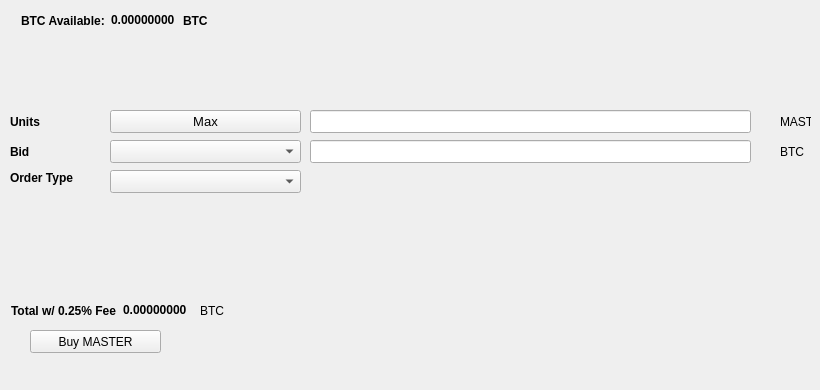
   <widget class="QWidget" name="BuyTab">
    <attribute name="title">
     <string>Buy</string>
    </attribute>
    <widget class="QPushButton" name="BuyMASTER">
     <property name="geometry">
      <rect>
       <x>30</x>
       <y>330</y>
       <width>131</width>
       <height>23</height>
      </rect>
     </property>
     <property name="text">
      <string>Buy MASTER</string>
     </property>
     <property name="icon">
      <iconset resource="../masterstake.qrc">
       <normaloff>:/icons/bitcoin</normaloff>:/icons/bitcoin</iconset>
     </property>
    </widget>
    <widget class="QLabel" name="label_3">
     <property name="geometry">
      <rect>
       <x>10</x>
       <y>110</y>
       <width>46</width>
       <height>23</height>
      </rect>
     </property>
     <property name="font">
      <font>
       <weight>75</weight>
       <bold>true</bold>
      </font>
     </property>
     <property name="text">
      <string>Units</string>
     </property>
    </widget>
    <widget class="QLineEdit" name="UnitsInput">
     <property name="geometry">
      <rect>
       <x>310</x>
       <y>110</y>
       <width>441</width>
       <height>23</height>
      </rect>
     </property>
     <property name="font">
      <font>
       <pointsize>9</pointsize>
       <weight>75</weight>
       <bold>true</bold>
      </font>
     </property>
    </widget>
    <widget class="QLineEdit" name="BuyBidPriceEdit">
     <property name="geometry">
      <rect>
       <x>310</x>
       <y>140</y>
       <width>441</width>
       <height>23</height>
      </rect>
     </property>
     <property name="font">
      <font>
       <pointsize>9</pointsize>
       <weight>75</weight>
       <bold>true</bold>
      </font>
     </property>
    </widget>
    <widget class="QLabel" name="label_4">
     <property name="geometry">
      <rect>
       <x>780</x>
       <y>110</y>
       <width>31</width>
       <height>23</height>
      </rect>
     </property>
     <property name="text">
      <string>MASTER</string>
     </property>
    </widget>
    <widget class="QLabel" name="label_5">
     <property name="geometry">
      <rect>
       <x>780</x>
       <y>140</y>
       <width>31</width>
       <height>23</height>
      </rect>
     </property>
     <property name="text">
      <string>BTC</string>
     </property>
    </widget>
    <widget class="QLabel" name="label_6">
     <property name="geometry">
      <rect>
       <x>10</x>
       <y>140</y>
       <width>46</width>
       <height>23</height>
      </rect>
     </property>
     <property name="font">
      <font>
       <weight>75</weight>
       <bold>true</bold>
      </font>
     </property>
     <property name="text">
      <string>Bid</string>
     </property>
    </widget>
    <widget class="QLabel" name="label_7">
     <property name="geometry">
      <rect>
       <x>10</x>
       <y>170</y>
       <width>91</width>
       <height>16</height>
      </rect>
     </property>
     <property name="font">
      <font>
       <weight>75</weight>
       <bold>true</bold>
      </font>
     </property>
     <property name="text">
      <string>Order Type</string>
     </property>
    </widget>
    <widget class="QPushButton" name="Buy_Max_Amount">
     <property name="geometry">
      <rect>
       <x>110</x>
       <y>110</y>
       <width>191</width>
       <height>23</height>
      </rect>
     </property>
     <property name="font">
      <font>
       <pointsize>10</pointsize>
      </font>
     </property>
     <property name="text">
      <string>Max</string>
     </property>
    </widget>
    <widget class="QComboBox" name="BuyBidcomboBox">
     <property name="geometry">
      <rect>
       <x>110</x>
       <y>140</y>
       <width>191</width>
       <height>23</height>
      </rect>
     </property>
     <property name="font">
      <font>
       <pointsize>10</pointsize>
      </font>
     </property>
    </widget>
    <widget class="QComboBox" name="buyOrdertypeCombo">
     <property name="geometry">
      <rect>
       <x>110</x>
       <y>170</y>
       <width>191</width>
       <height>23</height>
      </rect>
     </property>
     <property name="font">
      <font>
       <pointsize>10</pointsize>
      </font>
     </property>
    </widget>
    <widget class="QWidget" name="layoutWidget1">
     <property name="geometry">
      <rect>
       <x>21</x>
       <y>11</y>
       <width>227</width>
       <height>19</height>
      </rect>
     </property>
     <layout class="QHBoxLayout" name="horizontalLayout_3">
      <item>
       <widget class="QLabel" name="label232">
        <property name="font">
         <font>
          <weight>75</weight>
          <bold>true</bold>
         </font>
        </property>
        <property name="text">
         <string>BTC Available:</string>
        </property>
       </widget>
      </item>
      <item>
       <widget class="QLabel" name="BtcAvailableLbl">
        <property name="palette">
         <palette>
          <active>
           <colorrole role="WindowText">
            <brush brushstyle="SolidPattern">
             <color alpha="255">
              <red>0</red>
              <green>0</green>
              <blue>0</blue>
             </color>
            </brush>
           </colorrole>
           <colorrole role="Button">
            <brush brushstyle="SolidPattern">
             <color alpha="255">
              <red>0</red>
              <green>170</green>
              <blue>0</blue>
             </color>
            </brush>
           </colorrole>
           <colorrole role="Light">
            <brush brushstyle="SolidPattern">
             <color alpha="255">
              <red>0</red>
              <green>255</green>
              <blue>0</blue>
             </color>
            </brush>
           </colorrole>
           <colorrole role="Midlight">
            <brush brushstyle="SolidPattern">
             <color alpha="255">
              <red>0</red>
              <green>212</green>
              <blue>0</blue>
             </color>
            </brush>
           </colorrole>
           <colorrole role="Dark">
            <brush brushstyle="SolidPattern">
             <color alpha="255">
              <red>0</red>
              <green>85</green>
              <blue>0</blue>
             </color>
            </brush>
           </colorrole>
           <colorrole role="Mid">
            <brush brushstyle="SolidPattern">
             <color alpha="255">
              <red>0</red>
              <green>113</green>
              <blue>0</blue>
             </color>
            </brush>
           </colorrole>
           <colorrole role="Text">
            <brush brushstyle="SolidPattern">
             <color alpha="255">
              <red>0</red>
              <green>170</green>
              <blue>0</blue>
             </color>
            </brush>
           </colorrole>
           <colorrole role="BrightText">
            <brush brushstyle="SolidPattern">
             <color alpha="255">
              <red>255</red>
              <green>255</green>
              <blue>255</blue>
             </color>
            </brush>
           </colorrole>
           <colorrole role="ButtonText">
            <brush brushstyle="SolidPattern">
             <color alpha="255">
              <red>0</red>
              <green>0</green>
              <blue>0</blue>
             </color>
            </brush>
           </colorrole>
           <colorrole role="Base">
            <brush brushstyle="SolidPattern">
             <color alpha="255">
              <red>255</red>
              <green>255</green>
              <blue>255</blue>
             </color>
            </brush>
           </colorrole>
           <colorrole role="Window">
            <brush brushstyle="SolidPattern">
             <color alpha="255">
              <red>0</red>
              <green>170</green>
              <blue>0</blue>
             </color>
            </brush>
           </colorrole>
           <colorrole role="Shadow">
            <brush brushstyle="SolidPattern">
             <color alpha="255">
              <red>0</red>
              <green>0</green>
              <blue>0</blue>
             </color>
            </brush>
           </colorrole>
           <colorrole role="AlternateBase">
            <brush brushstyle="SolidPattern">
             <color alpha="255">
              <red>127</red>
              <green>212</green>
              <blue>127</blue>
             </color>
            </brush>
           </colorrole>
           <colorrole role="ToolTipBase">
            <brush brushstyle="SolidPattern">
             <color alpha="255">
              <red>255</red>
              <green>255</green>
              <blue>220</blue>
             </color>
            </brush>
           </colorrole>
           <colorrole role="ToolTipText">
            <brush brushstyle="SolidPattern">
             <color alpha="255">
              <red>0</red>
              <green>0</green>
              <blue>0</blue>
             </color>
            </brush>
           </colorrole>
          </active>
          <inactive>
           <colorrole role="WindowText">
            <brush brushstyle="SolidPattern">
             <color alpha="255">
              <red>0</red>
              <green>0</green>
              <blue>0</blue>
             </color>
            </brush>
           </colorrole>
           <colorrole role="Button">
            <brush brushstyle="SolidPattern">
             <color alpha="255">
              <red>0</red>
              <green>170</green>
              <blue>0</blue>
             </color>
            </brush>
           </colorrole>
           <colorrole role="Light">
            <brush brushstyle="SolidPattern">
             <color alpha="255">
              <red>0</red>
              <green>255</green>
              <blue>0</blue>
             </color>
            </brush>
           </colorrole>
           <colorrole role="Midlight">
            <brush brushstyle="SolidPattern">
             <color alpha="255">
              <red>0</red>
              <green>212</green>
              <blue>0</blue>
             </color>
            </brush>
           </colorrole>
           <colorrole role="Dark">
            <brush brushstyle="SolidPattern">
             <color alpha="255">
              <red>0</red>
              <green>85</green>
              <blue>0</blue>
             </color>
            </brush>
           </colorrole>
           <colorrole role="Mid">
            <brush brushstyle="SolidPattern">
             <color alpha="255">
              <red>0</red>
              <green>113</green>
              <blue>0</blue>
             </color>
            </brush>
           </colorrole>
           <colorrole role="Text">
            <brush brushstyle="SolidPattern">
             <color alpha="255">
              <red>0</red>
              <green>170</green>
              <blue>0</blue>
             </color>
            </brush>
           </colorrole>
           <colorrole role="BrightText">
            <brush brushstyle="SolidPattern">
             <color alpha="255">
              <red>255</red>
              <green>255</green>
              <blue>255</blue>
             </color>
            </brush>
           </colorrole>
           <colorrole role="ButtonText">
            <brush brushstyle="SolidPattern">
             <color alpha="255">
              <red>0</red>
              <green>0</green>
              <blue>0</blue>
             </color>
            </brush>
           </colorrole>
           <colorrole role="Base">
            <brush brushstyle="SolidPattern">
             <color alpha="255">
              <red>255</red>
              <green>255</green>
              <blue>255</blue>
             </color>
            </brush>
           </colorrole>
           <colorrole role="Window">
            <brush brushstyle="SolidPattern">
             <color alpha="255">
              <red>0</red>
              <green>170</green>
              <blue>0</blue>
             </color>
            </brush>
           </colorrole>
           <colorrole role="Shadow">
            <brush brushstyle="SolidPattern">
             <color alpha="255">
              <red>0</red>
              <green>0</green>
              <blue>0</blue>
             </color>
            </brush>
           </colorrole>
           <colorrole role="AlternateBase">
            <brush brushstyle="SolidPattern">
             <color alpha="255">
              <red>127</red>
              <green>212</green>
              <blue>127</blue>
             </color>
            </brush>
           </colorrole>
           <colorrole role="ToolTipBase">
            <brush brushstyle="SolidPattern">
             <color alpha="255">
              <red>255</red>
              <green>255</green>
              <blue>220</blue>
             </color>
            </brush>
           </colorrole>
           <colorrole role="ToolTipText">
            <brush brushstyle="SolidPattern">
             <color alpha="255">
              <red>0</red>
              <green>0</green>
              <blue>0</blue>
             </color>
            </brush>
           </colorrole>
          </inactive>
          <disabled>
           <colorrole role="WindowText">
            <brush brushstyle="SolidPattern">
             <color alpha="255">
              <red>0</red>
              <green>85</green>
              <blue>0</blue>
             </color>
            </brush>
           </colorrole>
           <colorrole role="Button">
            <brush brushstyle="SolidPattern">
             <color alpha="255">
              <red>0</red>
              <green>170</green>
              <blue>0</blue>
             </color>
            </brush>
           </colorrole>
           <colorrole role="Light">
            <brush brushstyle="SolidPattern">
             <color alpha="255">
              <red>0</red>
              <green>255</green>
              <blue>0</blue>
             </color>
            </brush>
           </colorrole>
           <colorrole role="Midlight">
            <brush brushstyle="SolidPattern">
             <color alpha="255">
              <red>0</red>
              <green>212</green>
              <blue>0</blue>
             </color>
            </brush>
           </colorrole>
           <colorrole role="Dark">
            <brush brushstyle="SolidPattern">
             <color alpha="255">
              <red>0</red>
              <green>85</green>
              <blue>0</blue>
             </color>
            </brush>
           </colorrole>
           <colorrole role="Mid">
            <brush brushstyle="SolidPattern">
             <color alpha="255">
              <red>0</red>
              <green>113</green>
              <blue>0</blue>
             </color>
            </brush>
           </colorrole>
           <colorrole role="Text">
            <brush brushstyle="SolidPattern">
             <color alpha="255">
              <red>0</red>
              <green>85</green>
              <blue>0</blue>
             </color>
            </brush>
           </colorrole>
           <colorrole role="BrightText">
            <brush brushstyle="SolidPattern">
             <color alpha="255">
              <red>255</red>
              <green>255</green>
              <blue>255</blue>
             </color>
            </brush>
           </colorrole>
           <colorrole role="ButtonText">
            <brush brushstyle="SolidPattern">
             <color alpha="255">
              <red>0</red>
              <green>85</green>
              <blue>0</blue>
             </color>
            </brush>
           </colorrole>
           <colorrole role="Base">
            <brush brushstyle="SolidPattern">
             <color alpha="255">
              <red>0</red>
              <green>170</green>
              <blue>0</blue>
             </color>
            </brush>
           </colorrole>
           <colorrole role="Window">
            <brush brushstyle="SolidPattern">
             <color alpha="255">
              <red>0</red>
              <green>170</green>
              <blue>0</blue>
             </color>
            </brush>
           </colorrole>
           <colorrole role="Shadow">
            <brush brushstyle="SolidPattern">
             <color alpha="255">
              <red>0</red>
              <green>0</green>
              <blue>0</blue>
             </color>
            </brush>
           </colorrole>
           <colorrole role="AlternateBase">
            <brush brushstyle="SolidPattern">
             <color alpha="255">
              <red>0</red>
              <green>170</green>
              <blue>0</blue>
             </color>
            </brush>
           </colorrole>
           <colorrole role="ToolTipBase">
            <brush brushstyle="SolidPattern">
             <color alpha="255">
              <red>255</red>
              <green>255</green>
              <blue>220</blue>
             </color>
            </brush>
           </colorrole>
           <colorrole role="ToolTipText">
            <brush brushstyle="SolidPattern">
             <color alpha="255">
              <red>0</red>
              <green>0</green>
              <blue>0</blue>
             </color>
            </brush>
           </colorrole>
          </disabled>
         </palette>
        </property>
        <property name="font">
         <font>
          <weight>75</weight>
          <bold>true</bold>
         </font>
        </property>
        <property name="text">
         <string>0.00000000</string>
        </property>
        <property name="textInteractionFlags">
         <set>Qt::LinksAccessibleByMouse|Qt::TextSelectableByKeyboard|Qt::TextSelectableByMouse</set>
        </property>
       </widget>
      </item>
      <item>
       <widget class="QLabel" name="BtcAvailableLbl_2">
        <property name="font">
         <font>
          <weight>75</weight>
          <bold>true</bold>
         </font>
        </property>
        <property name="text">
         <string>BTC</string>
        </property>
       </widget>
      </item>
     </layout>
    </widget>
    <widget class="QWidget" name="layoutWidge2">
     <property name="geometry">
      <rect>
       <x>11</x>
       <y>301</y>
       <width>259</width>
       <height>19</height>
      </rect>
     </property>
     <layout class="QHBoxLayout" name="horizontalLayout_4">
      <item>
       <widget class="QLabel" name="label_9">
        <property name="font">
         <font>
          <weight>75</weight>
          <bold>true</bold>
         </font>
        </property>
        <property name="text">
         <string>Total w/ 0.25% Fee</string>
        </property>
       </widget>
      </item>
      <item>
       <widget class="QLabel" name="BuyCostLabel">
        <property name="palette">
         <palette>
          <active>
           <colorrole role="WindowText">
            <brush brushstyle="SolidPattern">
             <color alpha="255">
              <red>0</red>
              <green>0</green>
              <blue>0</blue>
             </color>
            </brush>
           </colorrole>
           <colorrole role="Button">
            <brush brushstyle="SolidPattern">
             <color alpha="255">
              <red>0</red>
              <green>170</green>
              <blue>0</blue>
             </color>
            </brush>
           </colorrole>
           <colorrole role="Light">
            <brush brushstyle="SolidPattern">
             <color alpha="255">
              <red>0</red>
              <green>255</green>
              <blue>0</blue>
             </color>
            </brush>
           </colorrole>
           <colorrole role="Midlight">
            <brush brushstyle="SolidPattern">
             <color alpha="255">
              <red>0</red>
              <green>212</green>
              <blue>0</blue>
             </color>
            </brush>
           </colorrole>
           <colorrole role="Dark">
            <brush brushstyle="SolidPattern">
             <color alpha="255">
              <red>0</red>
              <green>85</green>
              <blue>0</blue>
             </color>
            </brush>
           </colorrole>
           <colorrole role="Mid">
            <brush brushstyle="SolidPattern">
             <color alpha="255">
              <red>0</red>
              <green>113</green>
              <blue>0</blue>
             </color>
            </brush>
           </colorrole>
           <colorrole role="Text">
            <brush brushstyle="SolidPattern">
             <color alpha="255">
              <red>0</red>
              <green>170</green>
              <blue>0</blue>
             </color>
            </brush>
           </colorrole>
           <colorrole role="BrightText">
            <brush brushstyle="SolidPattern">
             <color alpha="255">
              <red>255</red>
              <green>255</green>
              <blue>255</blue>
             </color>
            </brush>
           </colorrole>
           <colorrole role="ButtonText">
            <brush brushstyle="SolidPattern">
             <color alpha="255">
              <red>0</red>
              <green>0</green>
              <blue>0</blue>
             </color>
            </brush>
           </colorrole>
           <colorrole role="Base">
            <brush brushstyle="SolidPattern">
             <color alpha="255">
              <red>255</red>
              <green>255</green>
              <blue>255</blue>
             </color>
            </brush>
           </colorrole>
           <colorrole role="Window">
            <brush brushstyle="SolidPattern">
             <color alpha="255">
              <red>0</red>
              <green>170</green>
              <blue>0</blue>
             </color>
            </brush>
           </colorrole>
           <colorrole role="Shadow">
            <brush brushstyle="SolidPattern">
             <color alpha="255">
              <red>0</red>
              <green>0</green>
              <blue>0</blue>
             </color>
            </brush>
           </colorrole>
           <colorrole role="AlternateBase">
            <brush brushstyle="SolidPattern">
             <color alpha="255">
              <red>127</red>
              <green>212</green>
              <blue>127</blue>
             </color>
            </brush>
           </colorrole>
           <colorrole role="ToolTipBase">
            <brush brushstyle="SolidPattern">
             <color alpha="255">
              <red>255</red>
              <green>255</green>
              <blue>220</blue>
             </color>
            </brush>
           </colorrole>
           <colorrole role="ToolTipText">
            <brush brushstyle="SolidPattern">
             <color alpha="255">
              <red>0</red>
              <green>0</green>
              <blue>0</blue>
             </color>
            </brush>
           </colorrole>
          </active>
          <inactive>
           <colorrole role="WindowText">
            <brush brushstyle="SolidPattern">
             <color alpha="255">
              <red>0</red>
              <green>0</green>
              <blue>0</blue>
             </color>
            </brush>
           </colorrole>
           <colorrole role="Button">
            <brush brushstyle="SolidPattern">
             <color alpha="255">
              <red>0</red>
              <green>170</green>
              <blue>0</blue>
             </color>
            </brush>
           </colorrole>
           <colorrole role="Light">
            <brush brushstyle="SolidPattern">
             <color alpha="255">
              <red>0</red>
              <green>255</green>
              <blue>0</blue>
             </color>
            </brush>
           </colorrole>
           <colorrole role="Midlight">
            <brush brushstyle="SolidPattern">
             <color alpha="255">
              <red>0</red>
              <green>212</green>
              <blue>0</blue>
             </color>
            </brush>
           </colorrole>
           <colorrole role="Dark">
            <brush brushstyle="SolidPattern">
             <color alpha="255">
              <red>0</red>
              <green>85</green>
              <blue>0</blue>
             </color>
            </brush>
           </colorrole>
           <colorrole role="Mid">
            <brush brushstyle="SolidPattern">
             <color alpha="255">
              <red>0</red>
              <green>113</green>
              <blue>0</blue>
             </color>
            </brush>
           </colorrole>
           <colorrole role="Text">
            <brush brushstyle="SolidPattern">
             <color alpha="255">
              <red>0</red>
              <green>170</green>
              <blue>0</blue>
             </color>
            </brush>
           </colorrole>
           <colorrole role="BrightText">
            <brush brushstyle="SolidPattern">
             <color alpha="255">
              <red>255</red>
              <green>255</green>
              <blue>255</blue>
             </color>
            </brush>
           </colorrole>
           <colorrole role="ButtonText">
            <brush brushstyle="SolidPattern">
             <color alpha="255">
              <red>0</red>
              <green>0</green>
              <blue>0</blue>
             </color>
            </brush>
           </colorrole>
           <colorrole role="Base">
            <brush brushstyle="SolidPattern">
             <color alpha="255">
              <red>255</red>
              <green>255</green>
              <blue>255</blue>
             </color>
            </brush>
           </colorrole>
           <colorrole role="Window">
            <brush brushstyle="SolidPattern">
             <color alpha="255">
              <red>0</red>
              <green>170</green>
              <blue>0</blue>
             </color>
            </brush>
           </colorrole>
           <colorrole role="Shadow">
            <brush brushstyle="SolidPattern">
             <color alpha="255">
              <red>0</red>
              <green>0</green>
              <blue>0</blue>
             </color>
            </brush>
           </colorrole>
           <colorrole role="AlternateBase">
            <brush brushstyle="SolidPattern">
             <color alpha="255">
              <red>127</red>
              <green>212</green>
              <blue>127</blue>
             </color>
            </brush>
           </colorrole>
           <colorrole role="ToolTipBase">
            <brush brushstyle="SolidPattern">
             <color alpha="255">
              <red>255</red>
              <green>255</green>
              <blue>220</blue>
             </color>
            </brush>
           </colorrole>
           <colorrole role="ToolTipText">
            <brush brushstyle="SolidPattern">
             <color alpha="255">
              <red>0</red>
              <green>0</green>
              <blue>0</blue>
             </color>
            </brush>
           </colorrole>
          </inactive>
          <disabled>
           <colorrole role="WindowText">
            <brush brushstyle="SolidPattern">
             <color alpha="255">
              <red>0</red>
              <green>85</green>
              <blue>0</blue>
             </color>
            </brush>
           </colorrole>
           <colorrole role="Button">
            <brush brushstyle="SolidPattern">
             <color alpha="255">
              <red>0</red>
              <green>170</green>
              <blue>0</blue>
             </color>
            </brush>
           </colorrole>
           <colorrole role="Light">
            <brush brushstyle="SolidPattern">
             <color alpha="255">
              <red>0</red>
              <green>255</green>
              <blue>0</blue>
             </color>
            </brush>
           </colorrole>
           <colorrole role="Midlight">
            <brush brushstyle="SolidPattern">
             <color alpha="255">
              <red>0</red>
              <green>212</green>
              <blue>0</blue>
             </color>
            </brush>
           </colorrole>
           <colorrole role="Dark">
            <brush brushstyle="SolidPattern">
             <color alpha="255">
              <red>0</red>
              <green>85</green>
              <blue>0</blue>
             </color>
            </brush>
           </colorrole>
           <colorrole role="Mid">
            <brush brushstyle="SolidPattern">
             <color alpha="255">
              <red>0</red>
              <green>113</green>
              <blue>0</blue>
             </color>
            </brush>
           </colorrole>
           <colorrole role="Text">
            <brush brushstyle="SolidPattern">
             <color alpha="255">
              <red>0</red>
              <green>85</green>
              <blue>0</blue>
             </color>
            </brush>
           </colorrole>
           <colorrole role="BrightText">
            <brush brushstyle="SolidPattern">
             <color alpha="255">
              <red>255</red>
              <green>255</green>
              <blue>255</blue>
             </color>
            </brush>
           </colorrole>
           <colorrole role="ButtonText">
            <brush brushstyle="SolidPattern">
             <color alpha="255">
              <red>0</red>
              <green>85</green>
              <blue>0</blue>
             </color>
            </brush>
           </colorrole>
           <colorrole role="Base">
            <brush brushstyle="SolidPattern">
             <color alpha="255">
              <red>0</red>
              <green>170</green>
              <blue>0</blue>
             </color>
            </brush>
           </colorrole>
           <colorrole role="Window">
            <brush brushstyle="SolidPattern">
             <color alpha="255">
              <red>0</red>
              <green>170</green>
              <blue>0</blue>
             </color>
            </brush>
           </colorrole>
           <colorrole role="Shadow">
            <brush brushstyle="SolidPattern">
             <color alpha="255">
              <red>0</red>
              <green>0</green>
              <blue>0</blue>
             </color>
            </brush>
           </colorrole>
           <colorrole role="AlternateBase">
            <brush brushstyle="SolidPattern">
             <color alpha="255">
              <red>0</red>
              <green>170</green>
              <blue>0</blue>
             </color>
            </brush>
           </colorrole>
           <colorrole role="ToolTipBase">
            <brush brushstyle="SolidPattern">
             <color alpha="255">
              <red>255</red>
              <green>255</green>
              <blue>220</blue>
             </color>
            </brush>
           </colorrole>
           <colorrole role="ToolTipText">
            <brush brushstyle="SolidPattern">
             <color alpha="255">
              <red>0</red>
              <green>0</green>
              <blue>0</blue>
             </color>
            </brush>
           </colorrole>
          </disabled>
         </palette>
        </property>
        <property name="font">
         <font>
          <weight>75</weight>
          <bold>true</bold>
         </font>
        </property>
        <property name="autoFillBackground">
         <bool>false</bool>
        </property>
        <property name="text">
         <string>0.00000000</string>
        </property>
        <property name="textInteractionFlags">
         <set>Qt::LinksAccessibleByMouse|Qt::TextSelectableByMouse</set>
        </property>
       </widget>
      </item>
      <item>
       <widget class="QLabel" name="label_10">
        <property name="font">
         <font>
          <weight>50</weight>
          <bold>false</bold>
         </font>
        </property>
        <property name="text">
         <string>BTC</string>
        </property>
       </widget>
      </item>
     </layout>
    </widget>
    <widget class="QLabel" name="label_24">
     <property name="geometry">
      <rect>
       <x>460</x>
       <y>300</y>
       <width>281</width>
       <height>81</height>
      </rect>
     </property>
     <property name="text">
      <string/>
     </property>
     <property name="pixmap">
      <pixmap>:/images/bittrex</pixmap>
     </property>
    </widget>
   </widget>
